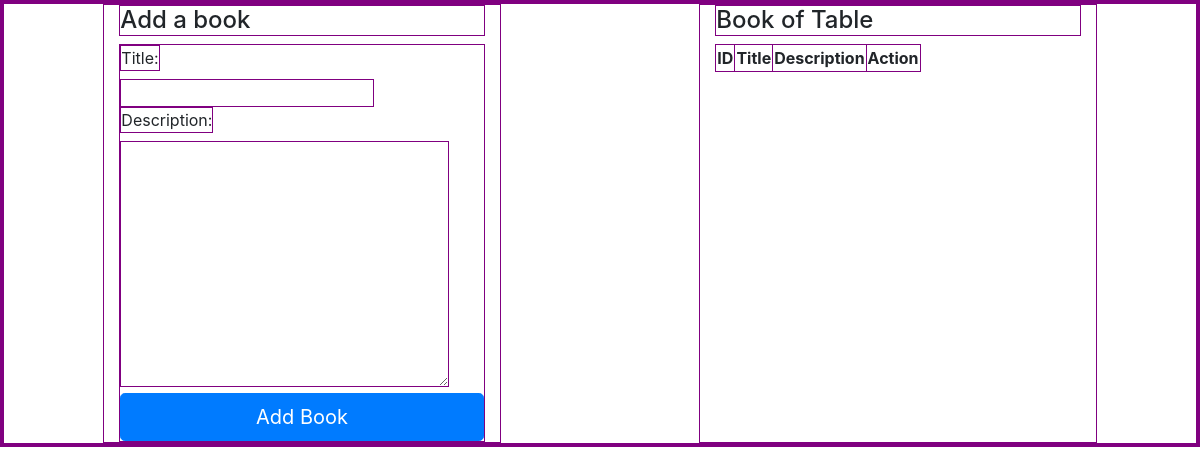
The page /books/ on the database as committed earlier.
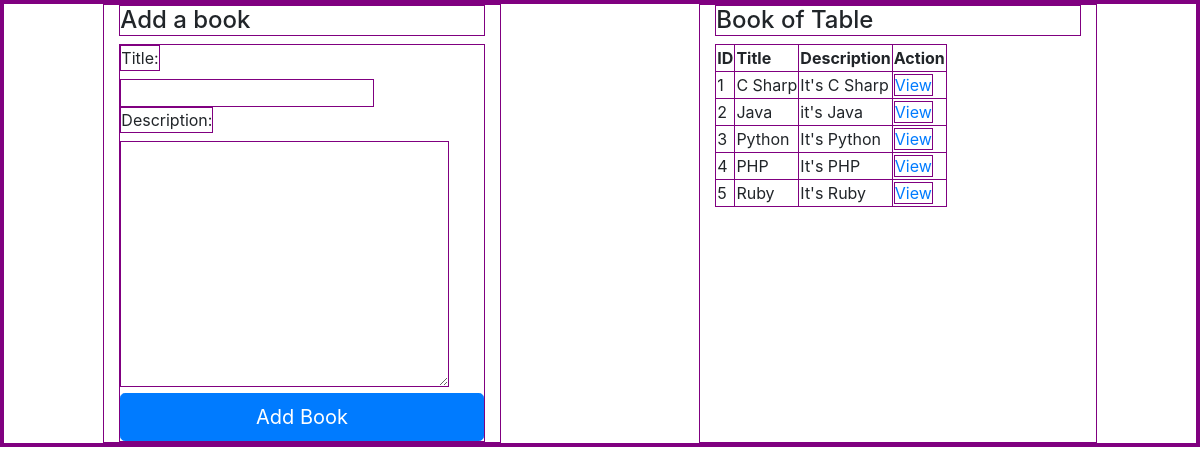
The same page on the database as committed later.
### booksAuthorApp/models.py (models this page shows, shortened)
class books(models.Model):
    title = models.CharField(max_length=255)
    desc = models.CharField(max_length=255)
    created_at = models.DateTimeField(auto_now_add=True)
    update_at = models.DateTimeField(auto_now=True)

### booksAuthorApp/views.py (the view)
# urls.py: path('', views.bookpage),
def bookpage(request):
    context = {
        "books": books.objects.all(),
        "authors": authors.objects.all()
    }
    return render(request, "books.html", context)

### booksAuthorApp/templates/books.html (shortened to what this page needs)
<!DOCTYPE html>
<html lang="en">
<head>
    {% load static %}
    <link rel="stylesheet" href="{% static 'css/bootstrap.css' %}">
</head>
<body>
    <div class="container-fluid">
        <div class="row justify-content-around">
            <div class="col-4">
                <h4>Add a book</h4>
                <form action="addBook" method="POST">
                    <label for="book_title">Title:</label><br>
                    <input type="text" name="book_title" id=""><br>
                    <label for="book_desc">Description:</label><br>
                    <textarea name="book_desc" id="" cols="30" rows="10"></textarea>
                    <button class="btn btn-primary btn-lg btn-block" type="submit">Add Book</button>
                </form>
            </div>
            <div class="col-4">
                <h4>Book of Table</h4>
                <table>
                    <thead>
                        <th>ID</th>
                        <th>Title</th>
                        <th>Description</th>
                        <th>Action</th>
                    </thead>
                    <tbody>
                    {% for book in books %}
                    <tr>
                        <td>{{book.id}}</td>
                        <td>{{book.title}}</td>
                        <td>{{book.desc}}</td>
                        <td><a href="{{book.id}}">View</a></td>
                    </tr>
                    {% endfor %}
                </tbody>
                </table>
            </div>
        </div>
    </div>
</body>
</html>

Rows that differ between the two databases and show on the page:
added books: id "1", title "C Sharp", desc "It's C Sharp"
added books: id "2", title "Java", desc "it's Java"
added books: id "3", title "Python", desc "It's Python"
added books: id "4", title "PHP", desc "It's PHP"
added books: id "5", title "Ruby", desc "It's Ruby"
